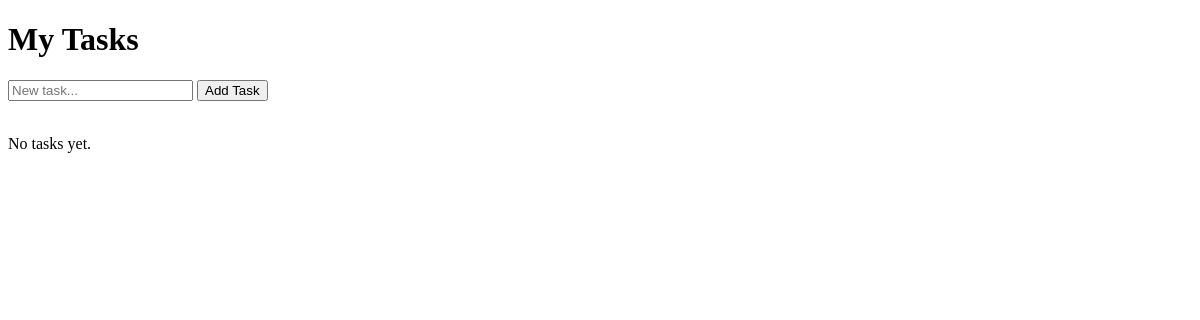
Before: / with the older database file.
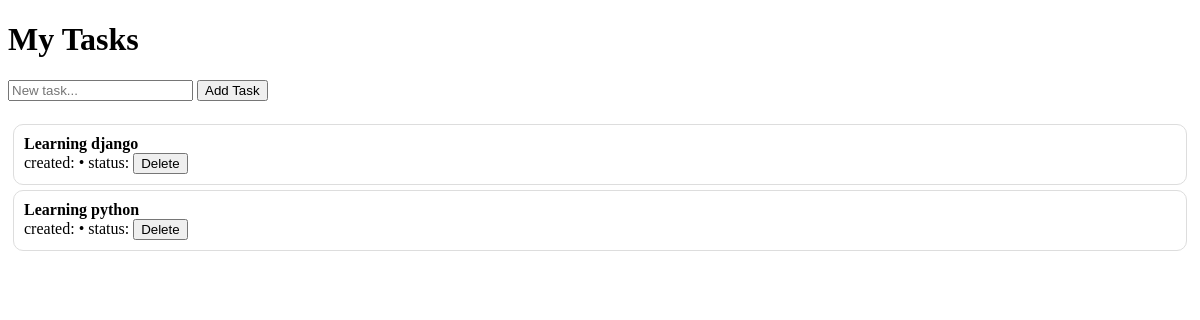
After: the same page with the newer database file.
### todo/models.py (models this page shows, shortened)
class Task(models.Model):
    title = models.CharField(max_length=200)
    completed = models.BooleanField(default=False)
    created_at = models.DateTimeField(auto_now_add=True)

### todo/views.py (the view)
# urls.py: path('', views.task_list, name='task_list'),
def task_list(request):
    tasks = Task.objects.all()
    return render(request, 'task_list.html', {'tasks': tasks})

### todo/templates/task_list.html (shortened to what this page needs)
<!DOCTYPE html>
<html>
<head>
</head>
<body>
    <h1>My Tasks</h1>
    <form method="POST" action="{% url 'add_task' %}">
        <input type="text" name="title" placeholder="New task..." required>
        <button type="submit">Add Task</button>
    </form>
    <br>
    {% for task in tasks %}
        <div style="border:1px solid #ddd; padding:10px; margin:5px; border-radius:10px;">
            <strong>{{ task.title }}</strong><br>
            created: {{ task.created|date:"M d, Y H:i" }} • status: {{ task.status }}
            <form method="POST" action="{% url 'delete_task' task.id %}" style="display:inline;">
                <button type="submit">Delete</button>
            </form>
        </div>
    {% empty %}
        <p>No tasks yet.</p>
    {% endfor %}
</body>
</html>

Changed rows visible on the page:
added Task: title "Learning django"
added Task: title "Learning python"
Other visible differences:
text no longer shown: "No tasks yet."
